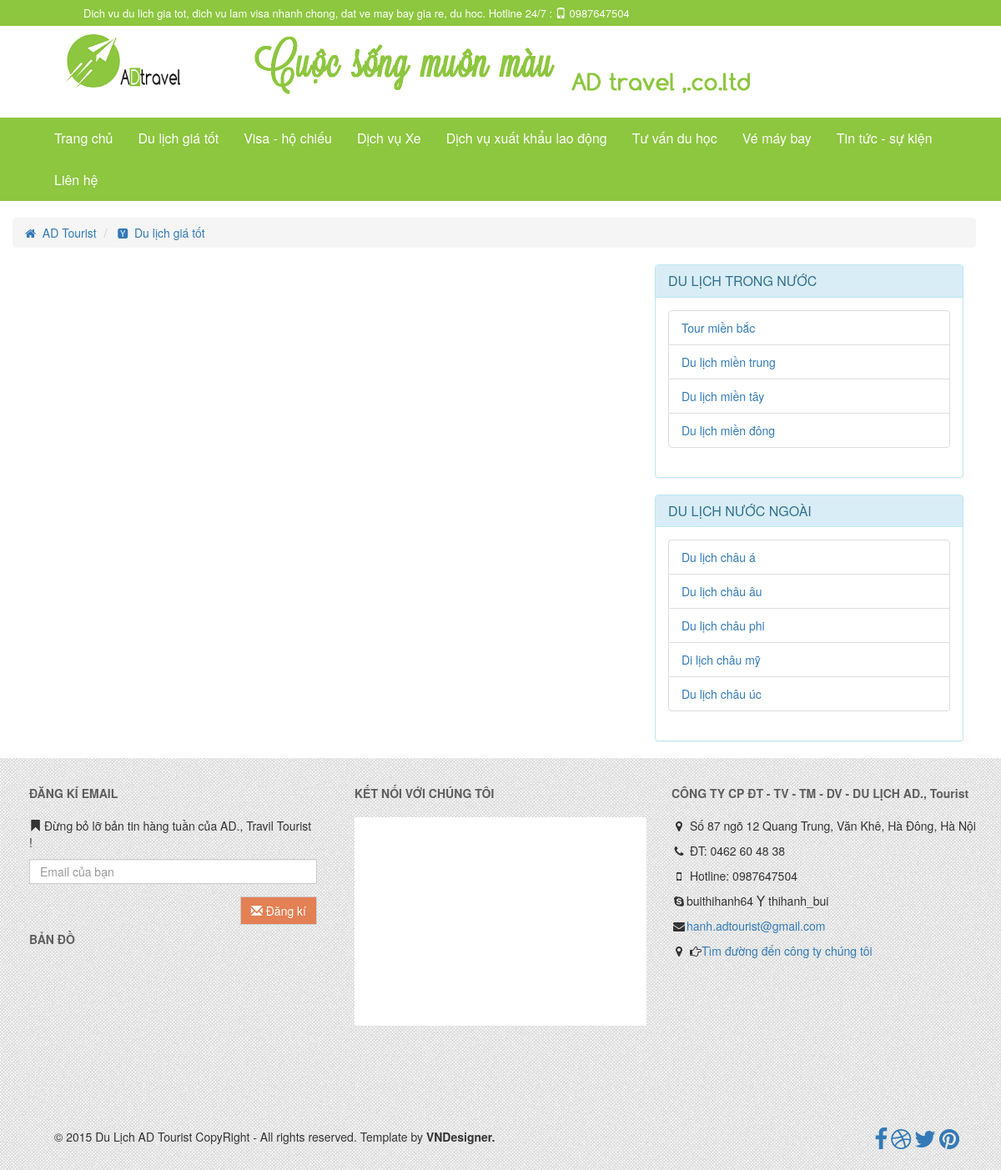
Page /index.php?controller=tour on the earlier database version.
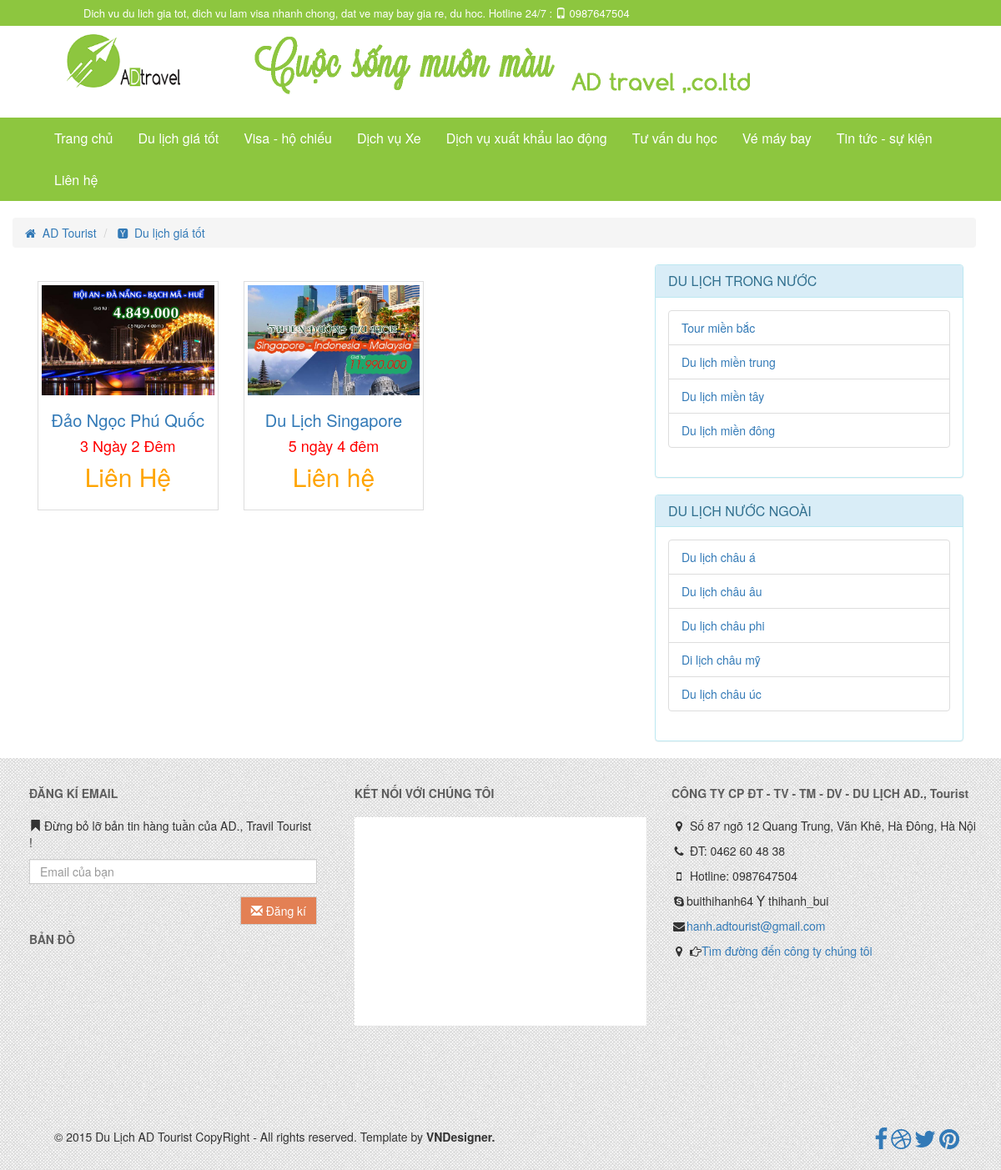
Same page on the later database version.
### tables this page shows
CREATE TABLE IF NOT EXISTS `tour_region` (
  `tour_region_code` int(11) NOT NULL AUTO_INCREMENT,
  `tour_region_name` varchar(255) NOT NULL,
  `tour_country_code` int(11) NOT NULL,
  PRIMARY KEY (`tour_region_code`)
);

CREATE TABLE IF NOT EXISTS `tour_content` (
  `tour_content_code` int(11) NOT NULL AUTO_INCREMENT,
  `tour_region_code` int(11) NOT NULL,
  `title` varchar(255) NOT NULL,
  `time` varchar(20) NOT NULL,
  `total_cost` varchar(255) NOT NULL,
  `content` text,
  `content_cost` text,
  ` content_policy` text,
  `description` varchar(255) DEFAULT NULL,
  `image` varchar(100) DEFAULT NULL,
  `update_at` datetime NOT NULL,
  `create_at` datetime NOT NULL,
  `tour_country_code` int(11) NOT NULL,
  PRIMARY KEY (`tour_content_code`)
);

### controllers/tour/index.php (called while the page is built, shortened)
<?php
	$tour_region = get_all('tour_region');
	$tour = get_all('tour_content');
	$current_possition = array(array('name'=>"Du lịch giá tốt",'link'=>"index.php?controller=tour"));
	require_once(BASEPATH.'view/tour/show_tour.php');
?>

### model/database.php (called while the page is built, shortened)
<?php
function get_all($table,$select = '*'){
	$sql = "SELECT $select FROM $table";
	$query = mysql_query($sql) or die(mysql_error());
	$data = array();
	if(mysql_num_rows($query) > 0)
	{
		while($row = mysql_fetch_assoc($query))
			$data[] = $row;
	}
	return $data;
}
?>

### view/tour/show_tour.php (the view)
<?php require_once('layout/head.php');?>
<?php require_once('layout/header.php'); ?>
<?php require_once('layout/navigation.php'); ?>
<div class="container">
	<div class="row">
		<?php require_once(BASEPATH.'view/tour/current_position.php'); ?>
	</div>
	<div class="row">
		<div class="col-md-8">
<?php
  foreach($tour as $value):
 ?>
<div class="col-md-4 tour">
    <div class="thumbnail tour_detai2">
      <a  href="#"><img class="overimg "  src=<?php echo $value['image'] ?> width="235" alt="" class="responsive-img" /></a>
            <div class="caption">
                     <h4 class="text-center tour_title">
                        <a href="#"><?php echo $value['title'] ?></a>
                     </h4>
                     <h4 class="text-center tour_time">
                          <?php echo $value['time'] ?>
                     </h4>
                     <h4 class="text-center tour_cost">
                          <?php echo $value['total_cost'] ?>
                     </h4>
            </div>
    </div>
</div>
<?php endforeach ?>
</div>
		<div class="col-md-4">
			<?php require_once(BASEPATH.'view/tour/sidebar.php'); ?>
		</div>
	</div>
</div>
<?php require_once('layout/footer.php'); ?>

### index.php (shortened to what this page needs)
<?php require_once('model/database.php'); ?>
<?php
if(isset($_GET['controller'])) $controller = $_GET['controller'];
else $controller = 'home';
if(isset($_GET['action'])) $action = $_GET['action'];
else $action = 'index';
$file = 'controllers/'.$controller.'/'.$action.'.php';
if(file_exists($file))
{
	require($file);
}
else
	echo 'error';
 ?>

### layout/head.php (shortened to what this page needs)
<!DOCTYPE html>
<html>
<head>
	<link rel="stylesheet" type="text/css" href='asset/css/bootstrap.min.css' />
	<link rel="stylesheet" type="text/css" href="asset/css/font-awesome.min.css">
	<link rel="stylesheet" type="text/css" href="asset/css/flexslider.css">
	<link rel="stylesheet" type="text/css" href="asset/css/style.css" />
</head>
<body>

### layout/header.php
<header>
	<div class="container-fluid top-bar-container">
		<div class="row">
       		<div class="col-md-12 col-top-bar">
           		<div class="top-bar">
                	<h1 class="top-bar-text"> Dich vu du lich gia tot, dich vu lam visa nhanh chong, dat ve may bay gia re, du hoc. Hotline 24/7 : <span><i class="glyphicon glyphicon-phone"></i>&nbsp;0987647504</span></h1>
                </div>
            </div>
        </div>
		<div class="row row-logo">
			<div  class="col-md-3" >
				<div class="logo">
					<a href="index.php">
                    	<img class="img-responsive" src="asset/image/common/logo.png" alt="Logo" />
                 	</a>
                 </div>
			</div>
			<div class="col-md-9 ">
				<img class="img-responsive" src="asset/image/common/banner.png" width="600" alt="banner" />
			</div>
		</div>
	</div>
</header>

### layout/navigation.php (shortened to what this page needs)
 <nav class="navbar navbar-default">
  <div class="container-fluid">
    <div class="collapse navbar-collapse" id="bs-example-navbar-collapse-1">
      <ul class="nav navbar-nav nav-center">
        <li>
  			<a href="index.php">Trang chủ</a>
        </li>
        <li class="dropdown">
          <a href="index.php?controller=tour" class="dropdown-toggle disabled" data-toggle="dropdown" role="button" aria-expanded="false">Du lịch giá tốt</a>
        </li>
        <li class="dropdown">
          <a href="index.php?controller=visa&amp;action=servicevisa" class="dropdown-toggle disabled" data-toggle="dropdown" role="button" aria-expanded="false">Visa - hộ chiếu</a>
        </li>
        <li>
          <a href="#" >Dịch vụ Xe</a>
        </li>
        <li>
          <a href="#" >Dịch vụ xuất khẩu lao động</a>
        </li>
        <li class="dropdown">
          <a href="#" class="dropdown-toggle" data-toggle="dropdown" role="button" aria-expanded="false">Tư vấn du học</a>
        </li>
        <li class="dropdown">
          <a href="#" class="dropdown-toggle" data-toggle="dropdown" role="button" aria-expanded="false">Vé máy bay</a>
        </li>
        <li class="dropdown">
          <a href="#" class="dropdown-toggle" data-toggle="dropdown" role="button" aria-expanded="false">Tin tức - sự kiện</a>
        </li>
        <li>
  			<a href="#">Liên hệ</a>
        </li>
      </ul>
    </div>
  </div>
</nav>

### view/tour/current_position.php
<ol class="breadcrumb">
        <li>
            <span itemscope itemtype="http://data-vocabulary.org/Breadcrumb">
                <a href="index.php" itemprop="url">
                    <i class="fa fa-home"></i>&nbsp;
                    <span itemprop="title">AD Tourist</span>
                </a>
            </span>
        </li>
        <?php foreach ($current_possition as $key):?>
        <li class="active">
            <span itemscope itemtype="http://data-vocabulary.org/Breadcrumb">
                <a href=<?php echo $key['link'] ?> itemprop="url">
                    <i class="fa fa-hacker-news"></i>&nbsp;
                    <span itemprop="title"><?php echo $key['name'] ?></span>
                </a>
            </span>
        </li>
    <?php endforeach ?>
</ol>

### view/tour/sidebar.php (shortened to what this page needs)
<div class="row">
	<div class="panel panel-info">
  		<div class="panel-heading incountry">
   			<h3 class="panel-title">DU LỊCH TRONG NƯỚC
   			</h3>
  		</div>
  		<div class="panel-body incountry">
  			<div class="hidden-xs incountry-list">
    			<ul class="list-group">
    				<?php foreach ($tour_region as $key => $value) {
    					if ($value['tour_country_code'] == '1') {
    						echo '<li class="list-group-item"><a href="index.php?controller=tour&amp;action=region&amp;tour_region_code='.$value['tour_region_code'].'">'.$value['tour_region_name'].'</a></li>';
    					}
    				} ?>
    			</ul>
  			</div>
  		</div>
	</div>
</div>
<div class="row">
	<div class="panel panel-info">
  		<div class="panel-heading outcountry">
   			<h3 class="panel-title">DU LỊCH NƯỚC NGOÀI
   			</h3>
  		</div>
  		<div class="panel-body outcountry">
 			<div class="hidden-xs outcountry-list">
    			<ul class="list-group">
   				<?php foreach ($tour_region as $key => $value) {
    					if ($value['tour_country_code'] == '2') {
    						echo '<li class="list-group-item"><a href="index.php?controller=tour&amp;action=region&amp;tour_region_code='.$value['tour_region_code'].'">'.$value['tour_region_name'].'</a></li>';
    					}
    				} ?>
    			</ul>
  			</div>
  		</div>
	</div>
</div>

### layout/footer.php (shortened to what this page needs)
<footer>
	<div class="container-fluid">
		<div class="row footer-top">
			<div class="col-md-4 footer-left">
				<div class="row">
					<h4 class="footer-title-lt">ĐĂNG KÍ EMAIL</h4>
					<p><i class="glyphicon glyphicon-bookmark"></i>&nbsp;Đừng bỏ lỡ bản tin hàng tuần của AD., Travil Tourist !</p>
					<form>
						<div class="form-group">
							<input type="email" class="form-control form-mail" placeholder="Email của bạn">
						</div>
						<button type="submit" class="btn btn-default btn-send-email pull-right"><i class="glyphicon glyphicon-envelope"></i>&nbsp;Đăng kí</button>
					</form>
				</div>
				<div class="row">
					<h4 class="footer-title-lb">BẢN ĐỒ</h4>
						<div class="widget-content">
							<iframe class="google-map" height="150" src="https://www.google.com/maps/embed?pb=!1m14!1m8!1m3!1d14898.666451596955!2d105.842974!3d21.005997!3m2!1i1024!2i768!4f13.1!3m3!1m2!1s0x0%3A0x7030dea9a0b16d02!2zVHLGsOG7nW5nIMSQ4bqhaSBo4buNYyBCw6FjaCBraG9hIEjDoCBO4buZaQ!5e0!3m2!1svi!2s!4v1426309165584"  frameborder="0" style="border:0"></iframe>
						</div>
				</div>
			</div>
			<div class="col-md-4 footer-mid">
				<h4 class="footer-title-mid">KẾT NỐI VỚI CHÚNG TÔI</h4>
                     <div class="fb-like-box"
                        data-height="250" data-colorscheme="light" data-show-faces="true"
                        data-header="false" data-stream="false" data-show-border="false">
						<iframe class="facebook" src="http://www.facebook.com/plugins/likebox.php?href=https://www.facebook.com/vndesignerbybkteam&amp;width=245&amp;colorscheme=light&amp;show_faces=true&amp;connections=9&amp;stream=false&amp;header=false&amp;height=270" scrolling="no" frameborder="0" scrolling="no" style="border: medium none; overflow: hidden; height: 250px;background:#fff;"></iframe>
                     </div>
			</div>
			<div class="col-md-4 footer-right">
				<H4 class="footer-title-right">CÔNG TY CP ĐT - TV - TM - DV - DU LỊCH AD., Tourist</H4>
           		<p><i class="fa fa-map-marker fa-fw"></i> Số 87 ngõ 12 Quang Trung, Văn Khê, Hà Đông, Hà Nội</p>
                <p><i class="fa fa-phone fa-fw"></i> ĐT: 0462 60 48 38</p>
                <p><i class="fa fa-mobile-phone fa-fw"></i> Hotline: 0987647504  </p>
                <p><i class="fa fa-skype fa-fw"></i>buithihanh64<i class="fa fa-yahoo fa-fw"></i>thihanh_bui</p>
                <p><i class="fa fa-envelope fa-fw"></i><a href="mailto:hanh.adtourist@gmail.com">hanh.adtourist@gmail.com</a></p>
                <p><i class="fa fa-map-marker fa-fw"></i>&nbsp;<i class="fa fa-hand-o-right"></i><a href="#">Tìm đường đến công ty chúng tôi</a></p>
			</div>
		</div>
		<div class="row footer-left">
			<div class="col-md-8">
				<p class="copyright">© 2015 Du Lịch AD Tourist CopyRight - All rights reserved. Template by <span>VNDesigner.</span></p>
			</div>
			<div class="col-md-4">
				<div class="pull-right soical">
			   <a href="https://www.facebook.com/vndesignerbybkteam"><i class="fa fa-facebook fa-2x fa"></i></a>
               <a href="#"><i class="fa fa-dribbble fa-2x"></i></a>
               <a href="#"><i class="fa fa-twitter fa-2x"></i></a>
               <a href="#"><i class="fa fa-pinterest fa-2x"></i></a>
			</div>
			</div>
		</div>
	</div>
</footer>
</body>

### asset/css/style.css (style rules this page uses)
.top-bar-container { padding-right: 0px !important; padding-left: 0px !important; }
.top-bar { background-color: #8dc63f; }
.row { margin-right: 0px; }
.col-top-bar { padding-right: 0px; }
.top-bar-text { font-size: 13px; margin-top: 0px !important; padding: 8px 0px 8px 100px; color: white; }
.logo { margin-left: 80px; }
.logo img { max-width: 70% !important; }
nav { margin-top: 20px; font-size: 16px; }
.nav-center li a { color: gray; font-size: 16px; padding-bottom: 15px; }
.navbar-default .navbar-nav>li>a { color: white; }
.navbar-default { background-color: #8dc63f; border-color: #8dc63f; }
.navbar { border: 0px solid transparent !important; border-radius: 0px; }
.nav-center { padding-left: 20px; }
.btn-send-email { color: white; background-color: #E38054; border-radius: 0px; }
.form-mail { border-radius: 0px; height: 30px; }
footer { background-image: url('../image/common/footer.png'); }
.footer-title-lt, .footer-title-lb, .footer-title-mid, .footer-title-right { font-size: 14px; font-weight:bold; color: #5E5E5E; padding-bottom: 10px; }
.footer-left, .footer-mid, .footer-right { margin-top: 25px; }
.footer-left { padding-left:50px; }
.footer-mid { padding-left: 30px; }
.copyright span { font-weight:bold; cursor:pointer }
.soical { margin-right: 20px; }
.footer-left { padding-bottom: 20px; }
.google-map { width:100%; }
.facebook { width: 100%; }
.tour_title { font-size: 20px; }
.tour_time { color: red; }
.tour_cost { color: orange; font-size: 30px; }
.thumbnail { border-radius: 0px; }
.tour { padding-top: 20px; }

Differences in the rows shown:
added tour_content: image (picture), title "Đảo Ngọc Phú Quốc", time "3 Ngày 2 Đêm", total_cost "Liên Hệ"
added tour_content: image (picture), title "Du Lịch Singapore", time "5 ngày 4 đêm", total_cost "Liên hệ"
